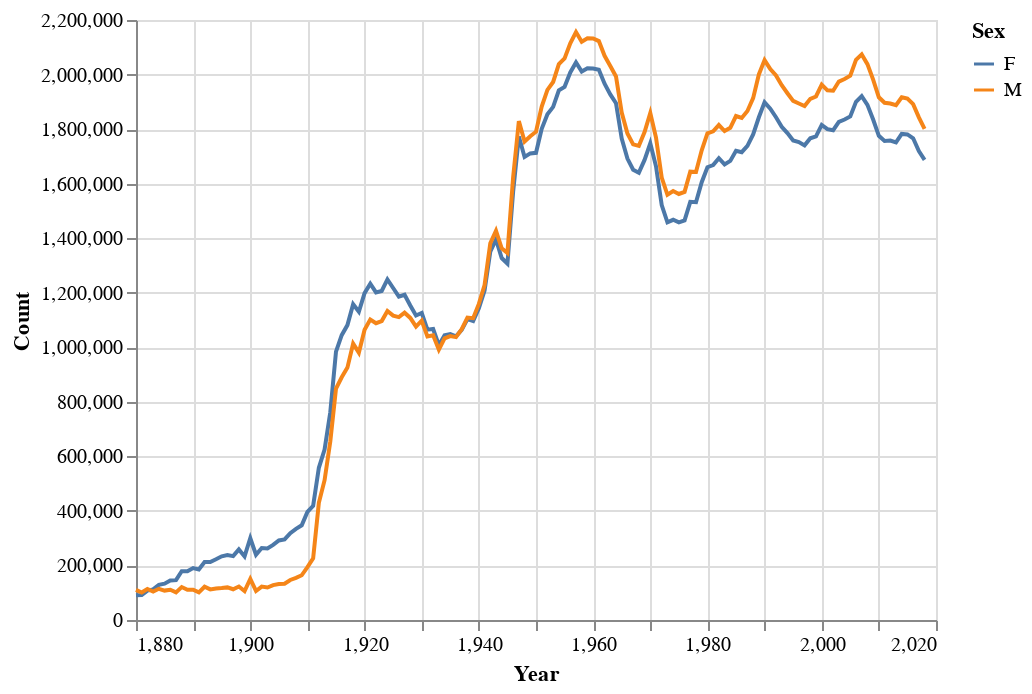

Write notebook code for a chart like this one.
### Markdown cell above
We can visualize these descriptive statistics:

### Code cell
alt.Chart(baby_counts).mark_line().encode(
        x = 'Year',
        y = 'Count',
        color = 'Sex'
)

### Figure 1 — Vega-Lite specification as saved in the notebook (floating-point values rounded to 4 significant figures; data arrays with more than 128 entries replaced by an {"elided": "..."} marker saying what was removed)
{"config": {"view": {"continuousWidth": 400, "continuousHeight": 300}}, "data": {"name": "data-e35b36ea6047a4cb46a536ebc995d70e"}, "mark": "line", "encoding": {"color": {"type": "nominal", "field": "Sex"}, "x": {"type": "quantitative", "field": "Year"}, "y": {"type": "quantitative", "field": "Count"}}, "$schema": "https://vega.github.io/schema/vega-lite/v4.0.2.json", "datasets": {"data-e35b36ea6047a4cb46a536ebc995d70e": {"elided": "278 records"}}}
